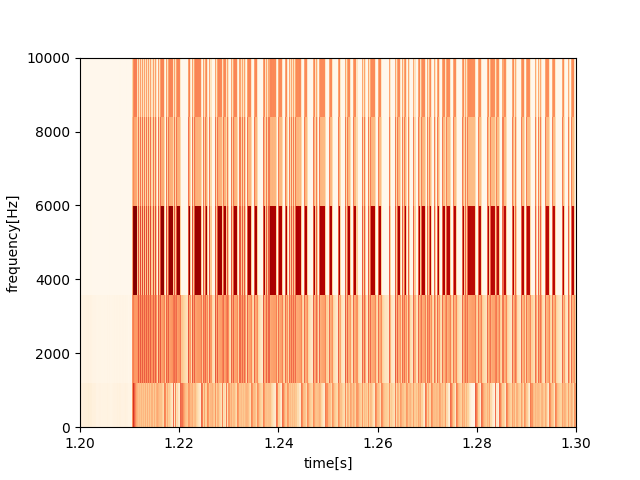

Write the Python code that produced this figure.
from tqdm import tqdm
import numpy as np
from matplotlib import pylab as pl
from scipy.io.wavfile import read


def stft(s, Lf, overlap=None):
    if overlap == None:
        overlap = Lf // 2
    len_s = s.shape[0]
    win = np.hanning(Lf)
    Mf = Lf // 2 + 1
    Nf = int(np.ceil((len_s - overlap) / (Lf - overlap))) - 1
    S = np.empty([Mf, Nf], dtype=np.complex128)
    for n in tqdm(range(Nf)):
        S[:, n] = np.fft.rfft(s[(Lf - overlap) * n:(Lf - overlap) * n + Lf] * win, n=Lf, axis=0)
    return np.abs(S)


if __name__ == "__main__":
    Lf = 20
    # wavfile = "./static/audio/2020-12-15-08-57-58.wav"
    # wavfile = "./static/audio/吾輩は猫である.wav"
    wavfile = "./static/audio/2021-01-19-01-52-15.wav"
    fs, data = read(wavfile)

    spectrogram = stft(data, Lf)
    np.save("arr.npy", spectrogram)
    # spectrogram = np.load("arr.npy")

    fig = pl.figure()
    seek = int(1.2 * fs / (Lf // 2))
    duration = int(0.1 * fs / (Lf // 2))
    d = spectrogram[:, seek:seek + duration]
    x_tick = np.linspace(seek * Lf / (fs * 2), (seek + d.shape[1]) * Lf / (fs * 2), num=d.shape[1])
    y_tick = np.linspace(0, fs / 2, num=d.shape[0])
    pl.pcolormesh(x_tick, y_tick, d, shading='nearest', cmap='OrRd')
    pl.imsave('heatmap.png', spectrogram, cmap='OrRd')

    pl.xlabel("time[s]")
    pl.ylabel("frequency[Hz]")
    pl.xlim([x_tick[0], x_tick[-1]])
    pl.ylim([0, 10000])
    pl.savefig("stft.png")
